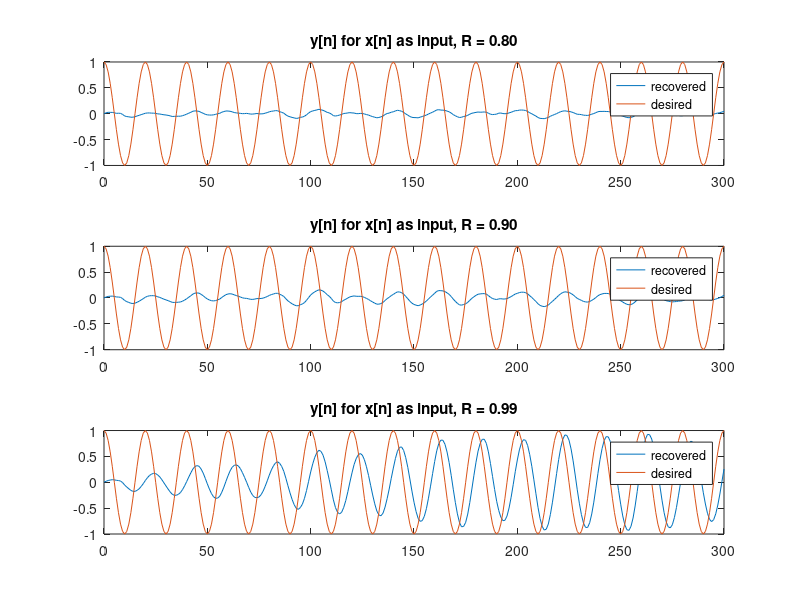
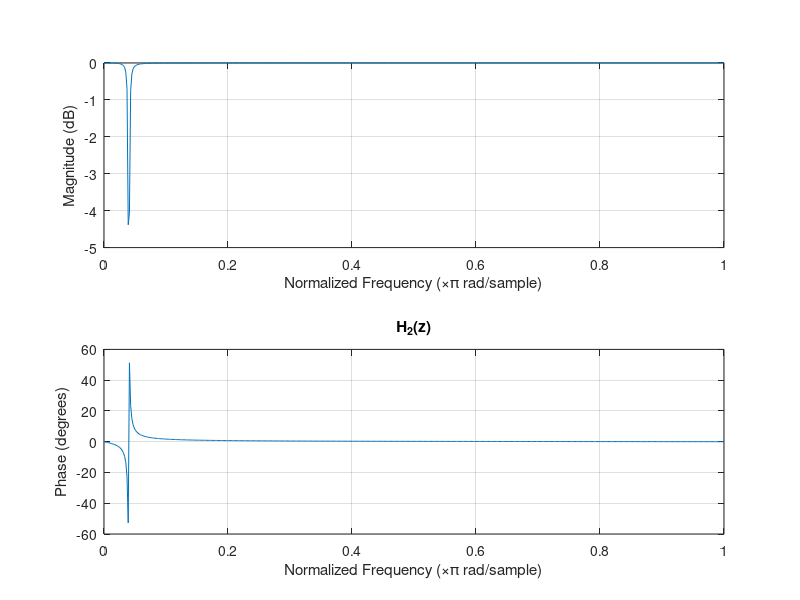

These charts were generated, in order, by the following MATLAB code: (Note: this script raises an error after producing the figures.)
%% 3-1-a)

w1 = 0:0.01:pi;
R = [0.8, 0.9, 0.99];
f0 = 500;
fs = 10000;
w0 = (2*pi*f0)/fs;
for i = 1:1:3
    G = (1-R(i)).*(1-2*R(i)*cos(2*w0) + R(i)^2)^0.5;
    H = (G^2) ./ ((1-2*R(i)*cos(w1-w0) + R(i)^2).*(1-2*R(i)*cos(w1+w0) + R(i)^2));
    subplot(3, 1, i);
    plot(w1, H);
    title(sprintf("|H(jw)|^2, R = %.2f", R(i)));
end
%% 3-1-b)

n = 0:1:300;
for i = 1:1:3
    hn = (G/sin(w0)).*(R(i).^n).*sin(w0*n+w0);
    subplot(3, 1, i);
    plot(n, hn/G);
    title(sprintf("h[n]/G, R = %.2f", R(i)));
end
%% 3-1-c)

n = 0:1:300;
v = randn(1, 301);
s = cos(w0*n);
x = s + v;

for i = 1:1:3
    a1 = -2*R(i)*cos(w0);
    a2 = R(i).^2;
    w1 = 0;
    w2 = 0;
    y = zeros(1, 301);
    for j = 1:1:301
        y(j) = -a1*w1 - a2*w2 +G*x(j);
        w2 = w1;
        w1 = y(j);
    end
    subplot(3, 1, i);
    plot(n, y);
    hold on;
    plot(n, s);
    title(sprintf("y[n] for x[n] as input, R = %.2f", R(i)));
    legend("recovered", "desired");
end
%% 3-1-d)

figure();
NRR = zeros(1, 3);
for i = 1:1:3
    a1 = -2*R(i)*cos(w0);
    a2 = R(i).^2;
    w1 = 0;
    w2 = 0;
    yv = zeros(1, 301);
    for j = 1:1:301
        yv(j) = -a1*w1 - a2*w2 +G*v(j);
        w2 = w1;
        w1 = yv(j);
    end
    subplot(3, 1, i);
    plot(n, yv);
    hold on;
    plot(n, v);
    title(sprintf("y_v[n] for v[n] as input, R = %.2f", R(i)));
    NRR(i) = (std(yv)/std(v))^2;
end
%% 3-1-e)

for i = 1:1:3
    fprintf('NRR(%.2f) = %.5f\n', R(i), NRR(i));
end
%% 3-2-a)

b1 = [0.969531, -1.923772, 0.969531];
a1 = [1, -1.923772, 0.939063];
freqz(b1, a1);
title("H_1(z)");
b2 = [0.996088, -1.976468, 0.996088];
a2 = [1, -1.976468, 0.992177];
freqz(b2, a2);
title("H_2(z)");
%% 3-2-b)

fs = 400;
Ts = 1/fs;
H1 = tf(b1, a1, Ts);
stepinfo(H1, 'SettlingTimeThreshold', 0.01)
H2 = tf(b2, a2, Ts);
stepinfo(H2, 'SettlingTimeThreshold', 0.01)
%% 3-2-c&d)

f1 = 4;
f2 = 8;
f3 = 12;
t1 = 0:Ts:2-Ts;
t2 = 2:Ts:4-Ts;
t3 = 4:Ts:6-Ts;
t = [t1, t2, t3];
x1 = cos(2*pi*f1*t1);
x2 = cos(2*pi*f2*t2);
x3 = cos(2*pi*f3*t3);
x = [x1, x2, x3];
figure();
plot(t, x);
title("Input Signal");
xlabel('t (sec)');
ylabel('x(t)');
figure();
plot(t, filter(b1, a1, x));
title("Notch Filtered Output - H1");
xlabel('t (sec)');
ylabel('x(t)');
%% 3-2-e)

figure();
plot(t, filter(b2, a2, x));
title("Notch Filtered Output - H2");
xlabel('t (sec)');
ylabel('x(t)');
%% 3-2-f)

[mag1, phase1, w1] = bode(H1, {0, 20*2*pi});
mag1 = squeeze(mag1);
figure();
plot(w1/(2*pi), mag1);
title('Notch Filter Response');
xlabel('Frequency (Hz)');
ylabel('Magnitude');
[mag2, phase2, w2] = bode(H2, {0, 20*2*pi});
mag2 = squeeze(mag2);
hold on;

plot(w2/(2*pi), mag2);
grid on;
grid minor;
hold on;

ind = find(abs(mag1) < sqrt(1/2), 1, 'first');
fL1 = w1(ind)/(2*pi);
ind = find(abs(mag1) < sqrt(1/2), 1, 'last');
fH1 = w1(ind)/(2*pi);
plot([fL1 fH1], sqrt(1/2).*ones(1,2), 'ro');
hold on;

ind = find(abs(mag2) < sqrt(1/2), 1, 'first');
fL2 = w2(ind)/(2*pi);
ind = find(abs(mag2) < sqrt(1/2), 1, 'last');
fH2 = w2(ind)/(2*pi);
plot([fL2 fH2], sqrt(1/2).*ones(1,2), 'rx');
legend("H_1", "H_2", "fc_1", "fc_2");
%% 3-2-g)

bw1 = fH1 - fL1
bw2 = fH2 - fL2
%% 3-2-h)

b1 = [0.030469, 0, -0.030469];
a1 = [1, -1.923772, 0.939063];
freqz(b1, a1);
title("H_1(z)");
b2 = [0.003912, 0, -0.003912];
a2 = [1, -1.976468, 0.992177];
freqz(b2, a2);
title("H_2(z)");
fs = 400;
Ts = 1/fs;
H1 = tf(b1, a1, Ts);
stepinfo(H1, 'SettlingTimeThreshold', 0.01)
H2 = tf(b2, a2, Ts);
stepinfo(H2, 'SettlingTimeThreshold', 0.01)
figure();
plot(t, filter(b1, a1, x));
title("Peaking Filtered Output - H1");
xlabel('t (sec)');
ylabel('x(t)');
figure();
plot(t, filter(b2, a2, x));
title("Peaking Filtered Output - H2");
xlabel('t (sec)');
ylabel('x(t)');
%%
[mag1, phase1, w1] = bode(H1, {0, 2*pi*20});
mag1 = squeeze(mag1);
figure();
plot(w1/(2*pi), mag1);
title('Peaking Filter Response');
xlabel('Frequency (Hz)');
ylabel('Magnitude');
[mag2, phase2, w2] = bode(H2, {0, 2*pi*20});
mag2 = squeeze(mag2);
hold on;

plot(w2/(2*pi), mag2);
grid on;
grid minor;
hold on;

ind = find(abs(mag1) >= sqrt(1/2), 1, 'first');
fL1 = w1(ind-1)/(2*pi);
ind = find(abs(mag1) >= sqrt(1/2), 1, 'last');
fH1 = w1(ind+1)/(2*pi);
plot([fL1 fH1], sqrt(1/2).*ones(1,2), 'ro');
hold on;

ind = find(abs(mag2) >= sqrt(1/2), 1, 'first');
fL2 = w2(ind-1)/(2*pi);
ind = find(abs(mag2) >= sqrt(1/2), 1, 'last');
fH2 = w2(ind)/(2*pi);
plot([fL2 fH2], sqrt(1/2).*ones(1,2), 'rx');
legend("H_1", "H_2", "fc_1", "fc_2");
%%
bw1 = fH1 - fL1
bw2 = fH2 - fL2
%% 3-3-b)

f = 0.15/2;
A1 = 2;
A2 = 4;
A3 = 0.5;
t1 = 0:1:200;
t2 = 201:1:400;
t3 = 401:1:600;
t = [t1, t2, t3];
x1 = A1*cos(2*pi*f*t1);
x2 = A2*cos(2*pi*f*t2);
x3 = A3*cos(2*pi*f*t3);
x = [x1, x2, x3];

lambda = 0.9;
rho = 0.2;
c = zeros(1, 601);
c(1) = 0.5;
for n = 2:600
    c(n) = lambda*c(n-1) + (1-lambda)*abs(x(n));
end

G = zeros(1, 601);
for n = 1:601
    if c(n) >= c(1)
       G(n) = (c(n)/c(1)).^(rho-1);
    else
       G(n) = 1;
    end
    y(n) = G(n)*x(n);
end

figure();
subplot(1, 2, 1);
plot(t, x);
ylim([-5 5])
title("Input Signal");
xlabel('time samples n');
ylabel('x(n)');
grid on;

subplot(1,2,2);
plot(t, y);
ylim([-5 5])
title("Comprosser Output");
xlabel('time samples n');
ylabel('y(n)');
grid on;
figure();
subplot(1,2,1);
plot(t, c);
ylim([0 3])
title("Control Signal");
xlabel('time samples n');
ylabel('c(n)');
grid on;

subplot(1,2,2);
plot(t, G);
ylim([0 1.25])
title("Compressor Gain");
xlabel('time samples n');
ylabel('G(n)');
grid on;
g = movmean(G, 7);
y = g.*x;

figure();
subplot(1,2,1);
plot(t, y);
ylim([-5 5])
title("Compressor Output");
xlabel('time samples n');
ylabel('y(n)');
grid on;

subplot(1,2,2);
plot(t, g);
ylim([0 1.25])
title("Compressor Gain");
xlabel('time samples n');
ylabel('g(n)');
grid on;
L = 7;
g = zeros(1, 601);
lambda = 0.9;
rho = 0.1;
c = zeros(1, 601);
c(1) = 1.5;
for n = 2:600
    c(n) = lambda*c(n-1) + (1-lambda)*abs(x(n));
end

G = zeros(1, 601);
for n = 1:601
    if c(n) < c(1)
       G(n) = 1;
    else
       G(n) = (c(n)/c(1)).^(rho-1);
    end    
end
g = movmean(G, L);
y = g.*x;


figure();
subplot(1,2,1);
plot(t, y);
ylim([-5 5])
title("Compressor Output");
xlabel('time samples n');
ylabel('y(n)');
grid on;

subplot(1,2,2);
plot(t, g);
ylim([0 1.25])
title("Compressor Gain");
xlabel('time samples n');
ylabel('g(n)');
grid on;
lambda = 0.9;
rho = 2;
c = zeros(1, 601);
c(1) = 0.5;
for n = 2:600
    c(n) = lambda*c(n-1) + (1-lambda)*abs(x(n));
end

G = zeros(1, 601);
for n = 1:601
    if c(n) >= c(1)
       G(n) = 1;
    else
       G(n) = (c(n)/c(1)).^(rho-1);
    end
end

g = movmean(G, L);
y = g.*x;

figure();
subplot(1,2,1);
plot(t, y);
ylim([-5 5])
title("Expander Output");
xlabel('time samples n');
ylabel('y(n)');
grid on;

subplot(1,2,2);
plot(t, g);
ylim([0 1.25])
title("Expander Gain");
xlabel('time samples n');
ylabel('G(n)');
grid on;
lambda = 0.9;
rho = 10;
c = zeros(1, 601);
c(1) = 0.5;
for n = 2:600
    c(n) = lambda*c(n-1) + (1-lambda)*abs(x(n));
end

G = zeros(1, 601);
for n = 1:601
    if c(n) >= c(1)
       G(n) = 1;
    else
       G(n) = (c(n)/c(1)).^(rho-1);
    end
end

g = movmean(G, L);
y = g.*x;

figure();
subplot(1,2,1);
plot(t, y);
ylim([-5 5])
title("Expander Output");
xlabel('time samples n');
ylabel('y(n)');
grid on;

subplot(1,2,2);
plot(t, g);
ylim([0 1.25])
title("Expander Gain");
xlabel('time samples n');
ylabel('G(n)');
grid on;
%% 3-3-c)

lambda = 0.9;
rho = 0.25;
c = zeros(1, 601);
c(1) = 0.5;
for n = 2:600
    c(n) = lambda*c(n-1) + (1-lambda)*abs(x(n));
end

G = zeros(1, 601);
for n = 1:601
    if c(n) >= c(1)
       G(n) = (c(n)/c(1)).^(rho-1);
    else
       G(n) = 1;
    end
    y(n) = G(n)*x(n);
end

figure();
subplot(1, 2, 1);
plot(t, x);
ylim([-5 5])
title("Input Signal");
xlabel('time samples n');
ylabel('x(n)');
grid on;

subplot(1,2,2);
plot(t, y);
ylim([-5 5])
title("Comprosser Output");
xlabel('time samples n');
ylabel('y(n)');
grid on;
figure();
subplot(1,2,1);
plot(t, c);
ylim([0 3])
title("Control Signal");
xlabel('time samples n');
ylabel('c(n)');
grid on;

subplot(1,2,2);
plot(t, G);
ylim([0 1.25])
title("Compressor Gain");
xlabel('time samples n');
ylabel('G(n)');
grid on;
%% 3-3-d)

lambda = 0.9;
rho = 0.5;
c = zeros(1, 601);
c(1) = 1.3;
for n = 2:600
    c(n) = lambda*c(n-1) + (1-lambda)*abs(x(n));
end

G = zeros(1, 601);
for n = 1:601
    if c(n) >= c(1)
       G(n) = (c(n)/c(1)).^(rho-1);
    else
       G(n) = 1;
    end
    y(n) = G(n)*x(n);
end

figure();
subplot(1, 2, 1);
plot(t, x);
ylim([-5 5])
title("Input Signal");
xlabel('time samples n');
ylabel('x(n)');
grid on;

subplot(1,2,2);
plot(t, y);
ylim([-5 5])
title("Comprosser Output");
xlabel('time samples n');
ylabel('y(n)');
grid on;
figure();
subplot(1,2,1);
plot(t, c);
ylim([0 3])
title("Control Signal");
xlabel('time samples n');
ylabel('c(n)');
grid on;

subplot(1,2,2);
plot(t, G);
ylim([0 1.25])
title("Compressor Gain");
xlabel('time samples n');
ylabel('G(n)');
grid on;
